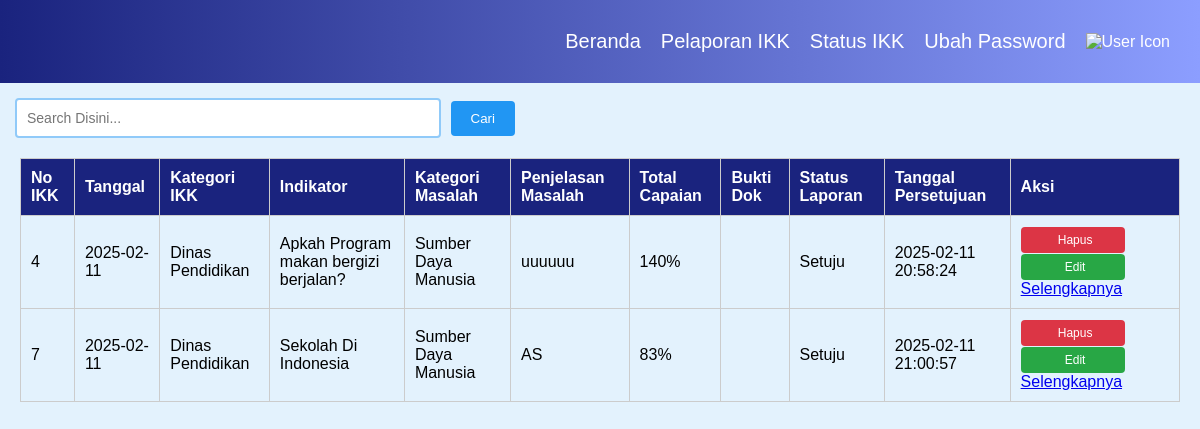
/status_IKK.php (signed in), run on the app's committed database.
### tables this page shows
CREATE TABLE `pelaporan_opd` (
  `id` int NOT NULL,
  `user_id` int NOT NULL,
  `no_ikk` varchar(100) NOT NULL,
  `tgl_pengiriman` date NOT NULL,
  `kategori_ikk` varchar(100) NOT NULL,
  `ikk_output` text NOT NULL,
  `ikk_outcome` varchar(200) NOT NULL,
  `indikator` varchar(200) NOT NULL,
  `penyebut` varchar(500) NOT NULL,
  `pembilang` varchar(500) NOT NULL,
  `angka_pembilang` int NOT NULL,
  `angka_penyebut` int NOT NULL,
  `capaian` decimal(10,0) NOT NULL,
  `kategori_kendala_masalah` varchar(255) NOT NULL,
  `penjelasan_kendala_masalah` text NOT NULL,
  `unggah_dokumen` varchar(255) NOT NULL,
  `status_laporan` varchar(255) NOT NULL,
  `tanggal_persetujuan` datetime DEFAULT NULL
);

### status_IKK.php (the view, shortened to what this page needs)
<?php
include '../db_config/db_config.php';
$user_id = $_SESSION['user_id'];
$search = isset($_GET['search']) ? $_GET['search'] : '';
$query = "SELECT * FROM pelaporan_opd WHERE user_id = ?";
$params = [$user_id];
$stmt = mysqli_prepare($conn, $query);
$types = str_repeat('s', count($params));
mysqli_stmt_bind_param($stmt, $types, ...$params);
mysqli_stmt_execute($stmt);
$result = mysqli_stmt_get_result($stmt);
?>
<!DOCTYPE html>
<html lang="en">
<head>
</head>
<body>
<div class="header">
        <div class="nav">
            <a href="../halaman_OPD.php">Beranda</a>
            <a href="../OPD/pelaporan_IKK_OPD.php">Pelaporan IKK</a>
            <a href="../OPD/status_IKK.php">Status IKK</a>
            <a href="../OPD/ubah_password.php">Ubah Password</a>
        </div>
        <div class="user-menu">
            <img class="user-icon" src="../image/9131529.png" alt="User Icon">
        </div>
    </div>
    <div class="search-container">
    <form method="GET" action="" class="search-form">
        <input type="text"
               name="search"
               placeholder="Search Disini..."
               value="<?= htmlspecialchars($search) ?>"
               class="search-input">
        <button type="submit" class="search-button">Cari</button>
    </form>
</div>
    <div class="table-container">
        <table>
            <thead>
                <tr>
                    <th>No IKK</th>
                    <th>Tanggal</th>
                    <th>Kategori IKK</th>
                    <th>Indikator</th>
                    <th>Kategori Masalah</th>
                    <th>Penjelasan Masalah</th>
                    <th>Total Capaian</th>
                    <th>Bukti Dok</th>
                    <th>Status Laporan</th>
                    <th>Tanggal Persetujuan</th>
                    <th>Aksi</th>
                </tr>
            </thead>
            <tbody>
                <?php while ($row = mysqli_fetch_assoc($result)): ?>
                    <tr>
                        <td><?= htmlspecialchars($row['no_ikk']) ?></td>
                        <td><?= htmlspecialchars($row['tgl_pengiriman']) ?></td>
                        <td><?= htmlspecialchars($row['kategori_ikk']) ?></td>
                        <td><?= htmlspecialchars($row['indikator']) ?></td>
                        <td><?= htmlspecialchars($row['kategori_kendala_masalah']) ?></td>
                        <td><?= htmlspecialchars($row['penjelasan_kendala_masalah']) ?></td>
                        <td><?= htmlspecialchars($row['capaian']) ?>%</td>
                        <td>
                        </td>
                        <td class='status'><?= htmlspecialchars($row['status_laporan'] ?? 'Menunggu') ?></td>
                        <td><?= !empty($row['tanggal_persetujuan']) ? htmlspecialchars($row['tanggal_persetujuan']) : '-' ?></td>
                        <td class="action-column">
                            <a href="hapus_laporan.php?id=<?= htmlspecialchars($row['id']) ?>"
                                class="btn-delete"
                                onclick="return confirm('Apakah Anda yakin ingin menghapus data ini?')">
                                    <i class="fas fa-trash"></i> Hapus
                            </a>
                            <a href="edit_laporan.php?id=<?= htmlspecialchars($row['id']) ?>"
                                class="btn-edit">
                                    <i class="fas fa-edit"></i> Edit
                            </a>
                            <a href="detail_laporan.php?id=<?= htmlspecialchars($row['id']) ?>"
                            class="btn-detail">
                                Selengkapnya
                            </a>
                        </td>
    </tr>
<?php endwhile; ?>
            </tbody>
        </table>
    </div>
</body>
</html>

### status_IKK.php (style rules this page uses)
body { font-family: Arial, sans-serif; margin: 0; padding: 0; background-color: #e3f2fd; }
.header { background: linear-gradient(to right, #1a237e, #8c9eff); padding: 30px; display: flex; justify-content: flex-end; align-items: center; color: white; gap: 20px; }
.search-container { margin-top: 15px; margin bottom: 15px; max-width: 500px; padding: 0 15px; text-align: left; }
.search-form { display: flex; gap: 10px; align-items: center; }
.search-input { flex: 1; padding: 10px; border: 2px solid #90caf9; border-radius: 4px; font-size: 14px; }
.search-button { padding: 10px 20px; background-color: #2196f3; color: white; border: none; border-radius: 4px; cursor: pointer; transition: background-color 0.3s; }
.nav { display: flex; gap: 20px; }
.nav a { color: white; text-decoration: none; font-size: 20px; }
.user-menu { position: relative; }
.user-icon { width: 30px; height: 30px; cursor: pointer; }
.table-container { overflow-x: auto; padding: 20px; }
table { width: 100%; border-collapse: collapse; }
th, td { padding: 10px; border: 1px solid #ccc; text-align: left; }
th { background-color: #1a237e; color: white; }
.btn-edit, .btn-delete { padding: 6px 12px; border-radius: 4px; text-decoration: none; color: white; font-size: 12px; display: inline-flex; align-items: center; gap: 5px; transition: opacity 0.3s; min-width: 80px; justify-content: center; }
.btn-delete { background-color: #dc3545; }
.btn-edit { background-color: #28a745; }

### data on the page
pelaporan_opd: no_ikk "4", tgl_pengiriman "2025-02-11", kategori_ikk "Dinas Pendidikan", indikator "Apkah Program makan bergizi berjalan?", kategori_kendala_masalah "Sumber Daya Manusia", penjelasan_kendala_masalah "uuuuuu", capaian "140", status_laporan "Setuju", tanggal_persetujuan "2025-02-11 20:58:24"
pelaporan_opd: no_ikk "7", tgl_pengiriman "2025-02-11", kategori_ikk "Dinas Pendidikan", indikator "Sekolah Di Indonesia", kategori_kendala_masalah "Sumber Daya Manusia", penjelasan_kendala_masalah "AS", capaian "83", status_laporan "Setuju", tanggal_persetujuan "2025-02-11 21:00:57"
